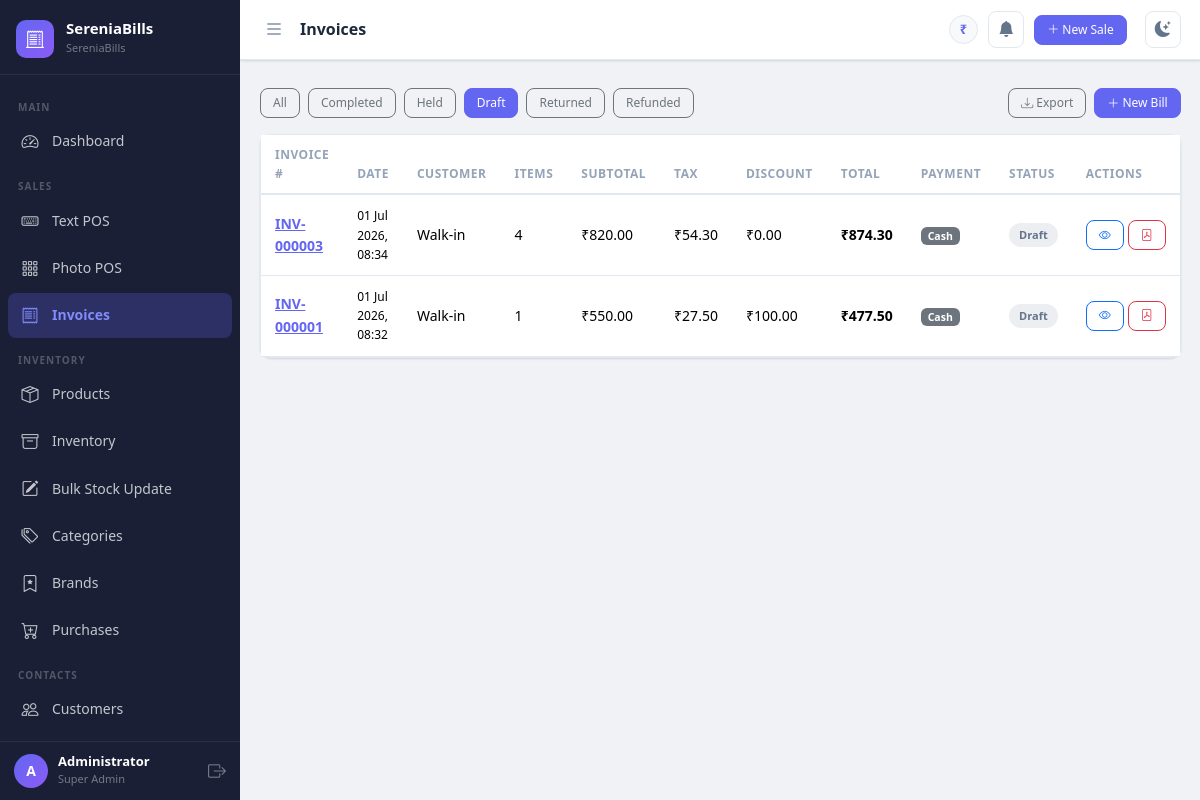
The page /invoices?status=draft (signed in) on the database its author committed.
### app.py (models this page shows, shortened)
class Settings(db.Model):
    __tablename__ = 'settings'
    id = db.Column(db.Integer, primary_key=True)
    company_name = db.Column(db.String(150), default='SereniaBills')
    logo = db.Column(db.String(255))
    gst_number = db.Column(db.String(50))
    address = db.Column(db.String(255))
    phone = db.Column(db.String(20))
    email = db.Column(db.String(120))
    currency_symbol = db.Column(db.String(10), default='₹')
    invoice_prefix = db.Column(db.String(10), default='INV-')
    default_tax_rate = db.Column(db.Float, default=0)
    theme = db.Column(db.String(20), default='light')
    next_invoice_number = db.Column(db.Integer, default=1)

class User(UserMixin, db.Model):
    __tablename__ = 'users'
    id = db.Column(db.Integer, primary_key=True)
    username = db.Column(db.String(80), unique=True, nullable=False)
    email = db.Column(db.String(120), unique=True)
    password_hash = db.Column(db.String(255), nullable=False)
    full_name = db.Column(db.String(120))
    role_id = db.Column(db.Integer, db.ForeignKey('roles.id'), nullable=False)
    active = db.Column(db.Boolean, default=True)
    created_at = db.Column(db.DateTime, default=datetime.utcnow)
    def is_super_admin(self):
        return self.role and self.role.name == 'super_admin'

class Role(db.Model):
    __tablename__ = 'roles'
    id = db.Column(db.Integer, primary_key=True)
    name = db.Column(db.String(50), unique=True, nullable=False)  # super_admin, staff
    description = db.Column(db.String(255))
    users = db.relationship('User', backref='role', lazy=True)

class Sale(db.Model):
    __tablename__ = 'sales'
    id = db.Column(db.Integer, primary_key=True)
    invoice_number = db.Column(db.String(50), unique=True, nullable=False)
    customer_id = db.Column(db.Integer, db.ForeignKey('customers.id'), nullable=True)
    user_id = db.Column(db.Integer, db.ForeignKey('users.id'))
    subtotal = db.Column(db.Float, default=0)
    discount_amount = db.Column(db.Float, default=0)
    tax_amount = db.Column(db.Float, default=0)
    grand_total = db.Column(db.Float, default=0)
    paid_amount = db.Column(db.Float, default=0)
    payment_method = db.Column(db.String(30), default='Cash')
    status = db.Column(db.String(20), default='completed')  # completed, draft, held, returned, refunded
    notes = db.Column(db.Text)
    table_number = db.Column(db.String(20), nullable=True)
    order_type = db.Column(db.String(20), default='retail')  # retail, dine_in, takeaway
    kitchen_notes = db.Column(db.Text)
    created_at = db.Column(db.DateTime, default=datetime.utcnow)
    user = db.relationship('User')
    items = db.relationship('SaleItem', backref='sale', lazy=True, cascade='all, delete-orphan')

### app.py (the view)
@app.route('/invoices')
@login_required
def invoices():
    status_filter = request.args.get('status', '')
    query = Sale.query
    if status_filter:
        query = query.filter_by(status=status_filter)
    sales_list = query.order_by(Sale.created_at.desc()).limit(200).all()
    return render_template('invoices.html', sales=sales_list, status_filter=status_filter)

### app.py (called while the page is built)
@login_manager.user_loader
def load_user(user_id):
    return User.query.get(int(user_id))

def get_settings():
    settings = Settings.query.first()
    if not settings:
        settings = Settings()
        db.session.add(settings)
        db.session.commit()
    return settings

@app.context_processor
def inject_globals():
    return dict(settings=get_settings(), now=datetime.utcnow())

### templates/invoices.html (shortened to what this page needs)
{% extends "base.html" %}
{% block page_title %}Invoices{% endblock %}
{% block content %}
<div class="d-flex justify-content-between align-items-center mb-3 flex-wrap gap-2">
  <div class="d-flex gap-2">
    {% for s in ['', 'completed', 'held', 'draft', 'returned', 'refunded'] %}
    <a href="{{ url_for('invoices', status=s) }}" class="btn btn-sm {% if status_filter == s %}btn-primary{% else %}btn-outline-secondary{% endif %}">
      {{ s.title() if s else 'All' }}
    </a>
    {% endfor %}
  </div>
  <div class="d-flex gap-2">
    <a href="{{ url_for('export_report_csv', report_type='sales') }}" class="btn btn-sm btn-outline-secondary"><i class="bi bi-download"></i> Export</a>
    <a href="{{ url_for('pos_text') }}" class="btn btn-primary btn-sm"><i class="bi bi-plus-lg"></i> New Bill</a>
  </div>
</div>
<div class="card">
  <div class="card-body p-0">
    <div class="table-responsive">
      <table class="table mb-0">
        <thead><tr>
          <th>Invoice #</th><th>Date</th><th>Customer</th><th>Items</th><th>Subtotal</th><th>Tax</th><th>Discount</th><th>Total</th><th>Payment</th><th>Status</th><th>Actions</th>
        </tr></thead>
        <tbody>
          {% for sale in sales %}
          <tr>
            <td><a href="{{ url_for('view_invoice', sale_id=sale.id) }}" class="fw-bold" style="color:var(--brand-accent)">{{ sale.invoice_number }}</a></td>
            <td style="font-size:12px">{{ sale.created_at.strftime('%d %b %Y, %H:%M') }}</td>
            <td>{{ sale.customer.name if sale.customer else 'Walk-in' }}</td>
            <td>{{ sale.items|length }}</td>
            <td>{{ settings.currency_symbol }}{{ "%.2f"|format(sale.subtotal) }}</td>
            <td>{{ settings.currency_symbol }}{{ "%.2f"|format(sale.tax_amount) }}</td>
            <td>{{ settings.currency_symbol }}{{ "%.2f"|format(sale.discount_amount) }}</td>
            <td class="fw-bold">{{ settings.currency_symbol }}{{ "%.2f"|format(sale.grand_total) }}</td>
            <td><span class="badge bg-secondary">{{ sale.payment_method }}</span></td>
            <td><span class="status-badge status-{{ sale.status }}">{{ sale.status.title() }}</span></td>
            <td>
              <div class="d-flex gap-1">
                <a href="{{ url_for('view_invoice', sale_id=sale.id) }}" class="btn btn-sm btn-outline-primary" title="View"><i class="bi bi-eye"></i></a>
                <a href="{{ url_for('invoice_pdf', sale_id=sale.id) }}" class="btn btn-sm btn-outline-danger" title="PDF"><i class="bi bi-file-pdf"></i></a>
              </div>
            </td>
          </tr>
          {% else %}
          <tr><td colspan="11"><div class="empty-state"><i class="bi bi-receipt"></i><p>No invoices found.</p></div></td></tr>
          {% endfor %}
        </tbody>
      </table>
    </div>
  </div>
</div>
{% endblock %}

### templates/base.html (shortened to what this page needs)
<!DOCTYPE html>
<html lang="en" data-theme="{{ settings.theme }}">
<head>
    <link rel="stylesheet" href="https://cdn.jsdelivr.net/npm/bootstrap@5.3.2/dist/css/bootstrap.min.css">
    <link rel="stylesheet" href="https://cdn.jsdelivr.net/npm/bootstrap-icons@1.11.3/font/bootstrap-icons.css">
    <link rel="stylesheet" href="{{ url_for('static', filename='css/main.css') }}">
</head>
<body>
<div class="sb-wrapper">
  <nav id="sidebar" class="sb-sidebar">
    <div class="sb-brand">
      {% if settings.logo %}
        <img src="{{ url_for('static', filename='uploads/' + settings.logo) }}" class="sb-logo-img" alt="Logo">
      {% else %}
        <div class="sb-logo-icon"><i class="bi bi-receipt-cutoff"></i></div>
      {% endif %}
      <div class="sb-brand-text">
        <span class="sb-brand-name">SereniaBills</span>
        <span class="sb-brand-tagline">{{ settings.company_name }}</span>
      </div>
    </div>
    <div class="sb-nav">
      <div class="sb-section-label">Main</div>
      <a href="{{ url_for('dashboard') }}" class="sb-link {% if request.endpoint == 'dashboard' %}active{% endif %}">
        <i class="bi bi-speedometer2"></i><span>Dashboard</span>
      </a>
      <div class="sb-section-label">Sales</div>
      <a href="{{ url_for('pos_text') }}" class="sb-link {% if request.endpoint == 'pos_text' %}active{% endif %}">
        <i class="bi bi-keyboard"></i><span>Text POS</span>
      </a>
      <a href="{{ url_for('pos_photo') }}" class="sb-link {% if request.endpoint == 'pos_photo' %}active{% endif %}">
        <i class="bi bi-grid-3x3-gap"></i><span>Photo POS</span>
      </a>
      <a href="{{ url_for('invoices') }}" class="sb-link {% if request.endpoint == 'invoices' %}active{% endif %}">
        <i class="bi bi-receipt"></i><span>Invoices</span>
      </a>
      <div class="sb-section-label">Inventory</div>
      <a href="{{ url_for('products') }}" class="sb-link {% if request.endpoint in ['products','add_product','edit_product'] %}active{% endif %}">
        <i class="bi bi-box-seam"></i><span>Products</span>
      </a>
      <a href="{{ url_for('inventory') }}" class="sb-link {% if request.endpoint == 'inventory' %}active{% endif %}">
        <i class="bi bi-archive"></i><span>Inventory</span>
      </a>
      <a href="{{ url_for('bulk_stock_update') }}" class="sb-link {% if request.endpoint == 'bulk_stock_update' %}active{% endif %}">
        <i class="bi bi-pencil-square"></i><span>Bulk Stock Update</span>
      </a>
      <a href="{{ url_for('categories') }}" class="sb-link {% if request.endpoint == 'categories' %}active{% endif %}">
        <i class="bi bi-tags"></i><span>Categories</span>
      </a>
      <a href="{{ url_for('brands') }}" class="sb-link {% if request.endpoint == 'brands' %}active{% endif %}">
        <i class="bi bi-bookmark-star"></i><span>Brands</span>
      </a>
      <a href="{{ url_for('purchases') }}" class="sb-link {% if request.endpoint in ['purchases','add_purchase'] %}active{% endif %}">
        <i class="bi bi-cart-plus"></i><span>Purchases</span>
      </a>
      <div class="sb-section-label">Contacts</div>
      <a href="{{ url_for('customers') }}" class="sb-link {% if 'customer' in request.endpoint %}active{% endif %}">
        <i class="bi bi-people"></i><span>Customers</span>
      </a>
      <a href="{{ url_for('suppliers') }}" class="sb-link {% if 'supplier' in request.endpoint %}active{% endif %}">
      </a>
    </div>
    <div class="sb-footer">
      <div class="sb-user-info">
        <div class="sb-user-avatar">{{ current_user.username[0].upper() }}</div>
        <div>
          <div class="sb-user-name">{{ current_user.full_name or current_user.username }}</div>
          <div class="sb-user-role">{{ current_user.role.name.replace('_',' ').title() }}</div>
        </div>
      </div>
      <a href="{{ url_for('logout') }}" class="sb-logout" title="Logout"><i class="bi bi-box-arrow-right"></i></a>
    </div>
  </nav>
  <div class="sb-content" id="sbContent">
    <div class="sb-topbar">
      <button class="sb-toggle-btn" id="sidebarToggle" onclick="toggleSidebar()">
        <i class="bi bi-list"></i>
      </button>
      <div class="sb-topbar-title">{% block page_title %}{% endblock %}</div>
      <div class="sb-topbar-right">
        <span class="sb-currency-badge">{{ settings.currency_symbol }}</span>
        <div class="position-relative" id="alertBellWrap" style="cursor:pointer" onclick="toggleAlertDropdown()">
          <button class="sb-theme-btn" title="Stock Alerts">
            <i class="bi bi-bell-fill" id="bellIcon"></i>
          </button>
        </div>
        <a href="{{ url_for('pos_text') }}" class="btn btn-sm btn-primary me-2">
          <i class="bi bi-plus-lg"></i> New Sale
        </a>
        <button class="sb-theme-btn" onclick="toggleTheme()" title="Toggle Dark/Light">
          <i class="bi bi-moon-stars-fill" id="themeIcon"></i>
        </button>
      </div>
    </div>
    <div class="px-3 pt-2">
    </div>
    <div class="sb-main-content">
      {% block content %}{% endblock %}
    </div>
  </div>
</div>
</body>
</html>

### rows shown on the page
Settings: company_name "SereniaBills", currency_symbol "₹"
User: username "A", full_name "Administrator"
Role: role.name.replace "Super Admin"
Sale: invoice_number "INV-000003", created_at "01 Jul 2026, 08:34", customer "Walk-in", items|length "4", subtotal "820.00", tax_amount "54.30", discount_amount "0.00", grand_total "874.30", payment_method "Cash", status "Draft"
Sale: invoice_number "INV-000001", created_at "01 Jul 2026, 08:32", customer "Walk-in", items|length "1", subtotal "550.00", tax_amount "27.50", discount_amount "100.00", grand_total "477.50", payment_method "Cash", status "Draft"

### other values the page prints
{{ s.title() if s else 'All' }} "All" "Completed" "Held" "Draft" "Returned" "Refunded"
